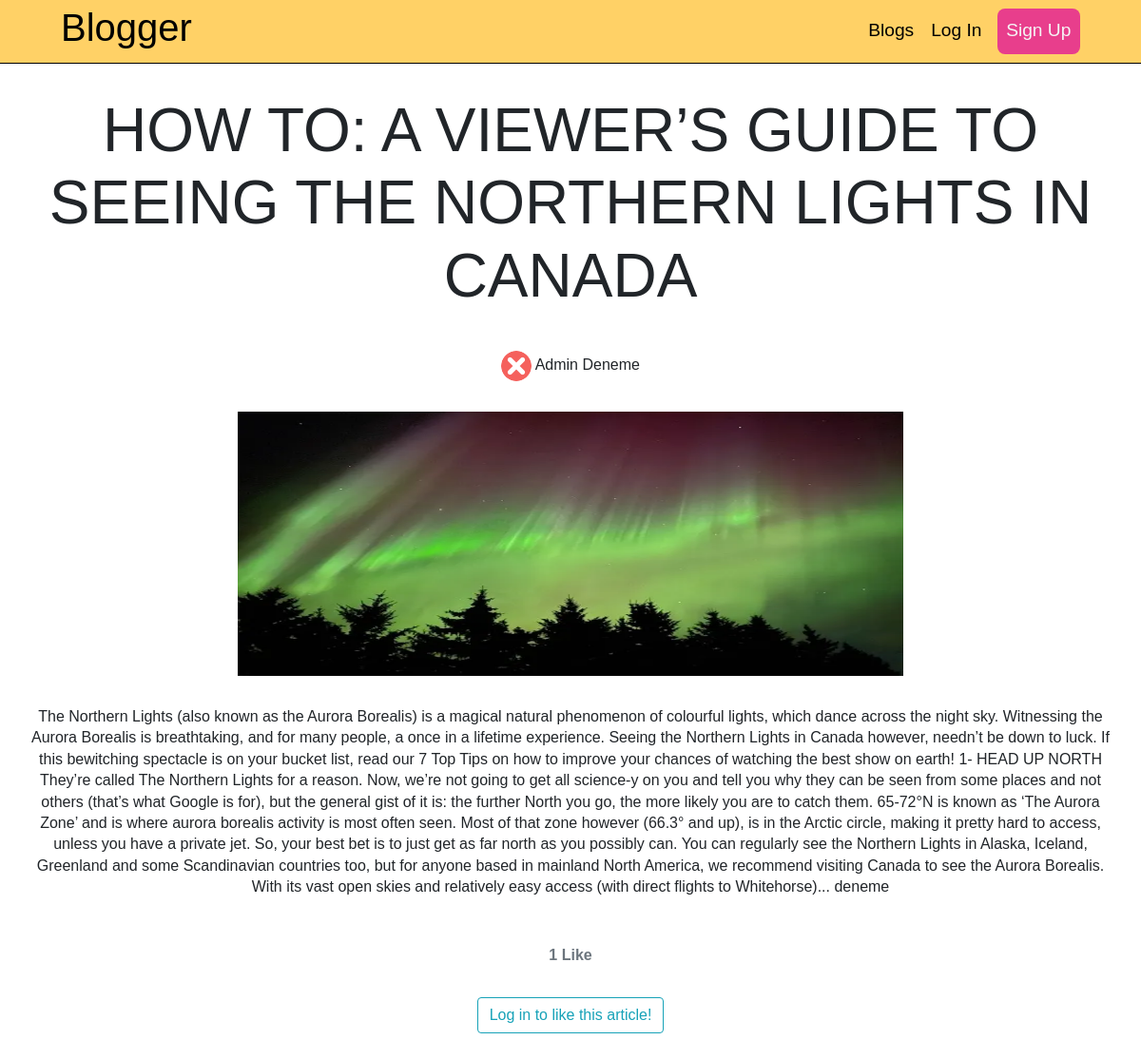
Before: /blog/how-to-a-viewers-guide-to-seeing-the-northern-lights-in-canada with the older database file.
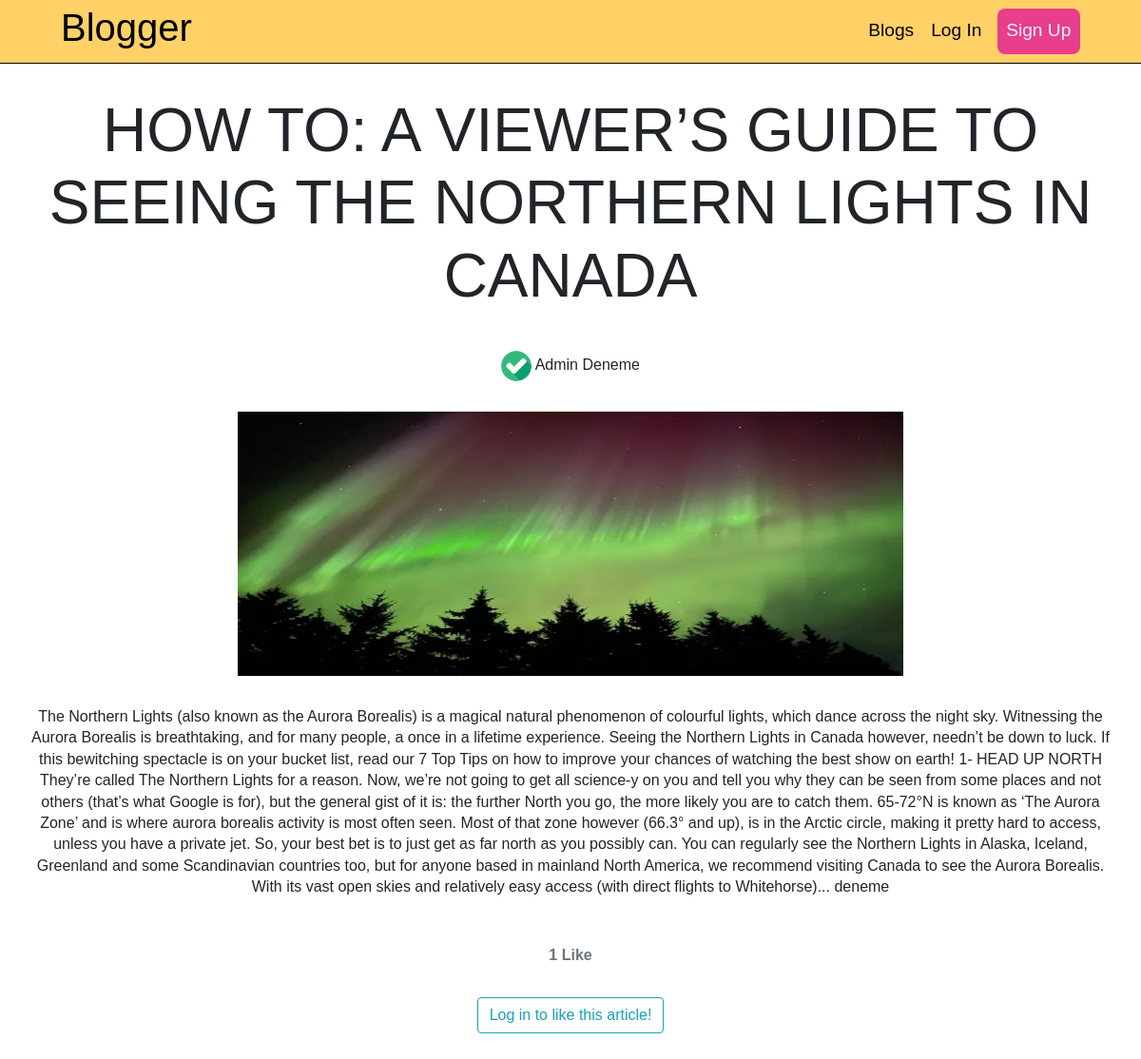
After: the same page with the newer database file.
### blog/models.py (models this page shows, shortened)
class Post(models.Model):
    class Status(models.TextChoices):
        DRAFT = 'DF', 'Draft'
        PUBLISHED = 'PB', 'Published'
    title = models.CharField(max_length=250)
    photo = models.ImageField(upload_to='blog_photos/%Y/%m/%d/',
                              blank=True)
    slug = models.SlugField(max_length=250,null=True,unique=True)
    author = models.ForeignKey(User,
                               on_delete=models.CASCADE,
                               blank=False
                               )
    body = models.TextField()
    publish = models.DateTimeField(default=timezone.now)
    created = models.DateTimeField(auto_now_add=True)
    updated = models.DateTimeField(auto_now=True)
    status = models.CharField(
        max_length=2, choices=Status.choices, default=Status.DRAFT)
    likes = models.ManyToManyField(User, blank=True, related_name="blog_posts")
    class Meta:
        ordering = ['-publish']
        indexes = [
            models.Index(fields=['-publish']),
        ]
    def number_of_likes(self):
        return self.likes.count()

### user/models.py (models this page shows, shortened)
class Profile(models.Model):
    user = models.OneToOneField(settings.AUTH_USER_MODEL,
                                on_delete=models.CASCADE)
    about_me = models.CharField(max_length=256,default='Hi, I am using Blogger.')
    date_of_birth = models.DateField(blank=True, null=True)
    photo = models.ImageField(upload_to='users/%Y/%m/%d/',
                              blank=True)

### blog/views.py (the view)
# urls.py: path("blog/<slug:slug>", PostDetailView.as_view(), name="post_detail"),
class PostDetailView(DetailView):
    model = Post
    template_name = "post_detail.html"
    def get_context_data(self, **kwargs):
        data = super().get_context_data(**kwargs)
        likes_connected = get_object_or_404(Post, slug=self.kwargs['slug'])
        liked = False
        if likes_connected.likes.filter(id=self.request.user.id).exists():
            liked = True
        data['number_of_likes'] = likes_connected.number_of_likes()
        data['post_is_liked'] = liked
        return data

### blog/templates/post_detail.html (shortened to what this page needs)
{% extends 'master.html' %} {% load static %} {% block head %}
<link rel="stylesheet" href="https://cdn.jsdelivr.net/npm/bootstrap@4.6.2/dist/css/bootstrap.min.css">
{% endblock %} {% block content %}
    <div id="container">
        <h1 id="title">{{ object.title }}</h1>
        <div>
          <a href="{% url 'profile-username' username=object.author.username %}">
          {% if object.author.profile.photo %}
            <img style="border-radius: 50%;" width="32" height="32" src="{{object.author.profile.photo.url}}" alt="User Photo" />
          {% else %}
            <img width="32" height="32" style="border-radius: 50%;" src="{% static 'avatar.jpg' %}" alt="User Photo" />
          {% endif %}
          </a>
          <span>{{ object.author.first_name}} {{ object.author.last_name }}</span>
        </div>
        {% if object.photo %}
          <img src="{{object.photo.url}}" width="700" height="278"  alt="Blog Photo" />
        {% else %}
          <img src="{% static 'placeholder.png' %}" alt="Blog Photo" />
        {% endif %}
        <p>{{ object.body }}</p>
        <strong class="text-secondary">{{ number_of_likes }} Like{{ number_of_likes|pluralize }}</strong>
        {% if user.is_authenticated %}
          <form action="{% url 'blogpost_like' object.slug %}" method="POST">
            {% csrf_token %}
            {% if post_is_liked %}
            <button type="submit" name="blogpost_id" value="{{object.slug}}" class="btn btn-info">Unlike</button>
            {% else %}
            <button type="submit" name="blogpost_id" value="{{object.slug}}" class="btn btn-info">Like</button>
            {% endif %}
          </form>
        {% else %}
          <a class="btn btn-outline-info" href="{% url 'login' %}?next={{request.path}}">Log in to like this article!</a><br>
        {% endif %}
    </div>
{% endblock %}

Changed rows visible on the page:
changed through a linked row, Post "HOW TO: A VIEWER’S GUIDE TO SEEING THE NORTHERN LIGHTS IN CANADA": author.profile.photo: a different picture
